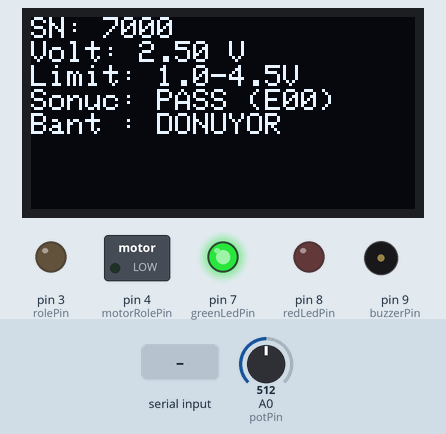
Recording of a sketch running on a simulated Arduino Uno, built with avr-gcc and run on an emulated ATmega328P. Shown: 128×64 one-colour display, switched loads named in the sketch (green lamp = pin HIGH), output pins drawn as LEDs (lit = HIGH), buzzer (waves = sounding). Inputs (shaded band) come from the test bench; at power-on: A0 (potPin) = 512. What the sketch prints to the serial monitor is not drawn.

Above: at 2.4 s.
2.5 s: A0 (potPin) set to 223
At 4.4 s:
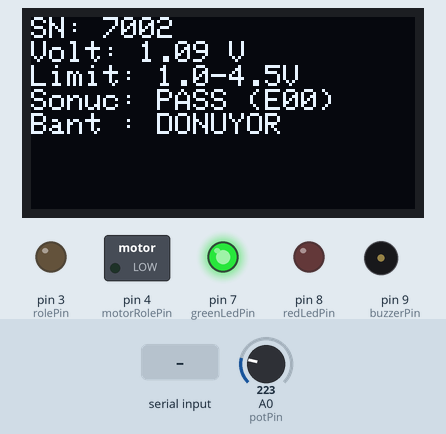
6.3 s: A0 (potPin) set to 195
At 8.3 s:
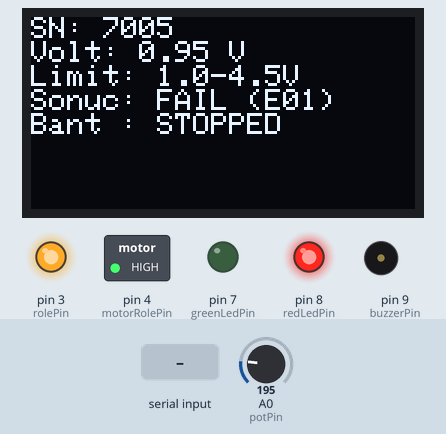
10.7 s: "E_STOP\n" received over Serial
At 12.1 s:
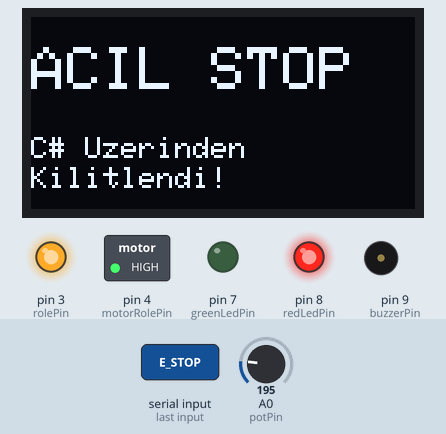
13.2 s: "RESET\n" received over Serial
At 13.52 s:
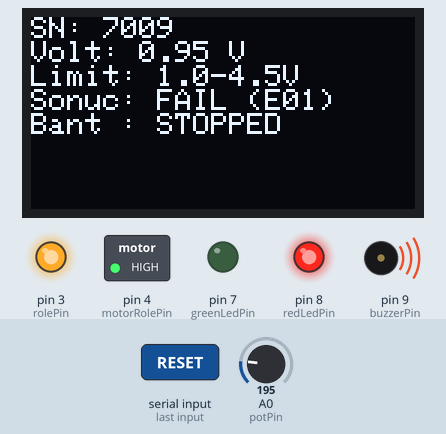
15.1 s: A0 (potPin) set to 306
At 16.7 s:
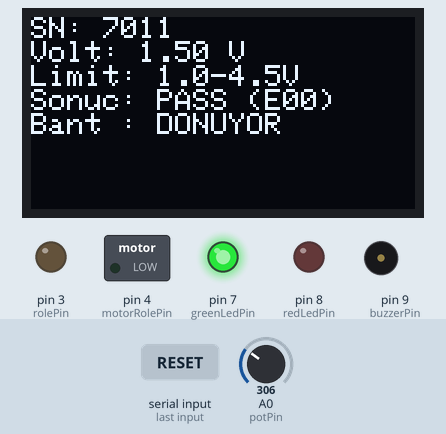
18.4 s: "LIMITS;;45\n" received over Serial
At 19.9 s:
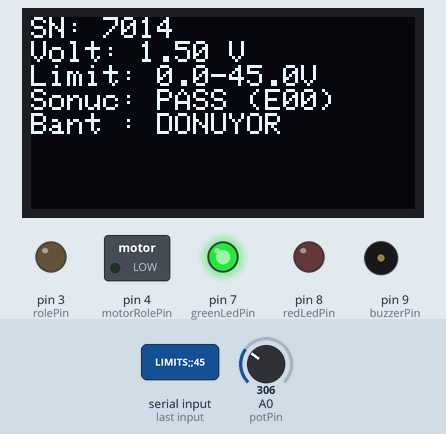
Timing chart, 0 to 21.0 s (numbered marks = the images above; inputs shaded):
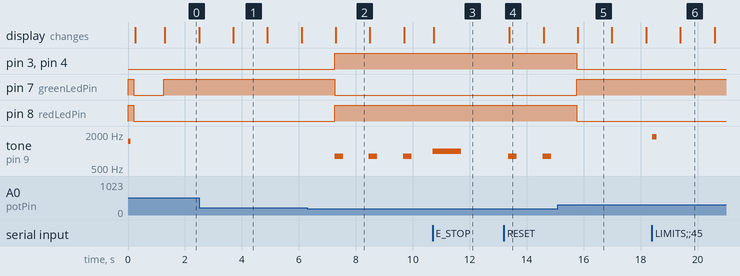

The sketch:

arduino_voltage_relay_station.ino
```cpp
#include <Wire.h>
#include <Adafruit_GFX.h>
#include <Adafruit_SSD1306.h>

#define SCREEN_WIDTH 128
#define SCREEN_HEIGHT 64
#define OLED_RESET    -1
Adafruit_SSD1306 display(SCREEN_WIDTH, SCREEN_HEIGHT, &Wire, OLED_RESET);

// --- PİN TANIMLAMALARI ---
const int buttonK1 = 2;
const int potPin = A0;
const int rolePin = 3;          // 5V Röle 1 (Sistem Güç Rölesi)
const int motorRolePin = 4;     // 5V Röle 2 (Motor Rölesi)
const int greenLedPin = 7;
const int redLedPin = 8;
const int buzzerPin = 9;

// --- RÖLE TETİKLEME MANTIĞI ---
// Standart 5V röle kartları Active-LOW (0V ile çeken) çalışır.
// Eğer röleniz 5V ile çekiyorsa RELAY_ON değerini HIGH yapabilirsiniz.
#define RELAY_ON  LOW
#define RELAY_OFF HIGH

int testCounter = 7000;
bool hasOled = true;

// C#'tan gelen acil stop kilidi
bool isEmergencyStop = false;

// C#'tan dinamik olarak güncellenecek voltaj limitleri
float minVoltageLimit = 1.00;
float maxVoltageLimit = 4.50;

unsigned long lastTestTime = 0;
const unsigned long testInterval = 1200; // 1.2 saniyede bir ölçüm

void setup() {
  Serial.begin(9600);

  pinMode(buttonK1, INPUT_PULLUP);
  pinMode(rolePin, OUTPUT);
  pinMode(motorRolePin, OUTPUT);
  pinMode(greenLedPin, OUTPUT);
  pinMode(redLedPin, OUTPUT);
  pinMode(buzzerPin, OUTPUT);

  // Açılışta röleleri başlangıç moduna al
  digitalWrite(rolePin, RELAY_ON);
  digitalWrite(motorRolePin, RELAY_ON);

  digitalWrite(greenLedPin, HIGH);
  digitalWrite(redLedPin, HIGH);
  tone(buzzerPin, 1500, 100);
  delay(200);
  digitalWrite(greenLedPin, LOW);
  digitalWrite(redLedPin, LOW);

  if(!display.begin(SSD1306_SWITCHCAPVCC, 0x3C)) {
    hasOled = false;
  }

  if (hasOled) {
    display.clearDisplay();
    display.setTextSize(1);
    display.setTextColor(SSD1306_WHITE);
    display.setCursor(0, 20);
    display.println(F("SISTEM HAZIR"));
    display.setCursor(0, 35);
    display.println(F("C# BAGLANTISI BEKLENIYOR"));
    display.display();
    delay(1000);
  }
}

void loop() {
  // --- 1. C#'TAN GELEN KOMUTLARI DİNLE (ACİL STOP & LİMİT SENKRONİZASYONU) ---
  if (Serial.available() > 0) {
    String command = Serial.readStringUntil('\n');
    command.trim();

    if (command == "E_STOP") {
      isEmergencyStop = true;
      tone(buzzerPin, 1000, 1000);
    }
    else if (command == "RESET") {
      isEmergencyStop = false;
      testCounter++;
      tone(buzzerPin, 2000, 200);
    }
    else if (command.startsWith("LIMITS;")) {
      int firstSemi = command.indexOf(';');
      int secondSemi = command.indexOf(';', firstSemi + 1);

      if (firstSemi != -1 && secondSemi != -1) {
        String minVStr = command.substring(firstSemi + 1, secondSemi);
        String maxVStr = command.substring(secondSemi + 1);

        minVStr.replace(',', '.');
        maxVStr.replace(',', '.');

        float newMin = minVStr.toFloat();
        float newMax = maxVStr.toFloat();

        if (newMin >= 0.0 && newMax > newMin) {
          minVoltageLimit = newMin;
          maxVoltageLimit = newMax;
          tone(buzzerPin, 1800, 150);
        }
      }
    }
  }

  // --- 2. ACİL DURUM KİLİDİ ---
  if (isEmergencyStop) {
    digitalWrite(rolePin, RELAY_OFF);      // Gücü kes
    digitalWrite(motorRolePin, RELAY_OFF); // Motoru (Bandı) durdur
    digitalWrite(redLedPin, HIGH);
    digitalWrite(greenLedPin, LOW);

    if (hasOled) {
      display.clearDisplay();
      display.setTextSize(2);
      display.setCursor(0, 10);
      display.println(F("ACIL STOP"));
      display.setTextSize(1);
      display.setCursor(0, 40);
      display.println(F("C# Uzerinden"));
      display.setCursor(0, 50);
      display.println(F("Kilitlendi!"));
      display.display();
    }

    Serial.println("SN" + String(testCounter) + ";VOLTAGE_RELAY_TESTER;0.00;0.00;FAIL;E99");
    delay(500);
    return;
  }

  // --- 3. TEST DÖNGÜSÜ ---
  if (millis() - lastTestTime >= testInterval) {
    lastTestTime = millis();

    int rawAnalog = analogRead(potPin);
    float voltage = (rawAnalog / 1023.0) * 5.0;
    float current = (rawAnalog / 1023.0) * 2.5;

    String result = "PASS";
    String errorCode = "E00";

    if (voltage > maxVoltageLimit) {
      result = "FAIL";
      errorCode = "E02";
    } else if (voltage < minVoltageLimit) {
      result = "FAIL";
      errorCode = "E01";
    }

    // 5V Çift Röle ve LED Kontrolü
    if (result == "FAIL") {
      digitalWrite(rolePin, RELAY_OFF);
      digitalWrite(motorRolePin, RELAY_OFF); // FAIL durumunda motoru durdur
      digitalWrite(redLedPin, HIGH);
      digitalWrite(greenLedPin, LOW);
      tone(buzzerPin, 800, 300);
    } else {
      digitalWrite(rolePin, RELAY_ON);
      digitalWrite(motorRolePin, RELAY_ON);  // PASS durumunda motoru çalıştır
      digitalWrite(greenLedPin, HIGH);
      digitalWrite(redLedPin, LOW);
    }

    // C#'a verileri gönder (SRAM dostu - String obje hatası önlendi)
    Serial.print(F("SN"));
    Serial.print(testCounter);
    Serial.print(F(";VOLTAGE_RELAY_TESTER;"));
    Serial.print(voltage, 2);
    Serial.print(F(";"));
    Serial.print(current, 2);
    Serial.print(F(";"));
    Serial.print(result);
    Serial.print(F(";"));
    Serial.println(errorCode);

    // Canlı OLED Güncellemesi
    if (hasOled) {
      display.clearDisplay();
      display.setTextSize(1);
      display.setCursor(0, 0);
      display.print(F("SN: ")); display.println(testCounter);
      display.print(F("Volt: ")); display.print(voltage, 2); display.println(F(" V"));
      display.print(F("Limit: ")); display.print(minVoltageLimit, 1); display.print(F("-")); display.print(maxVoltageLimit, 1); display.println(F("V"));
      display.print(F("Sonuc: ")); display.print(result); display.print(F(" (")); display.print(errorCode); display.println(F(")"));
      display.print(F("Bant : ")); display.println(result == "PASS" ? F("DONUYOR") : F("STOPPED"));
      display.display();
    }

    // Bir sonraki cihaz testi için seri numarasını arttır (Hem PASS hem FAIL için)
    testCounter++;
  }
}
```

Measured:
- the behaviour switches between 205 and 204 on A0 (potPin) (found by bisection; images 1 and 2)
- after the input at 6.3 s, pin 3 (rolePin), pin 4 (motorRolePin), pin 8 (redLedPin): LOW → HIGH after 0.96 s; pin 7 (greenLedPin): HIGH → LOW after 0.96 s; tone on pin 9 (buzzerPin): alternates 800 Hz for 0.30 s and silent for 0.90 s, starting after 0.96 s; the display: changes after 1.0 s (image 2)
- after the input at 10.7 s, the display: changes at once (image 3)
- after the input at 13.2 s, tone on pin 9 (buzzerPin): alternates 800 Hz for 0.30 s and silent for 0.90 s, starting after 0.16 s; the display: changes after 0.20 s (image 4)
- after the input at 15.1 s, pin 3 (rolePin), pin 4 (motorRolePin), pin 8 (redLedPin): HIGH → LOW after 0.66 s; pin 7 (greenLedPin): LOW → HIGH after 0.66 s; tone on pin 9 (buzzerPin): stops changing and stays silent; the display: changes after 0.70 s (image 5)
- after the input at 18.4 s, tone on pin 9 (buzzerPin): silent → 1800 Hz at once, → silent 0.15 s later
- what the display in image 0 shows lasts 1.2 s, from 1.3 s to 2.5 s
